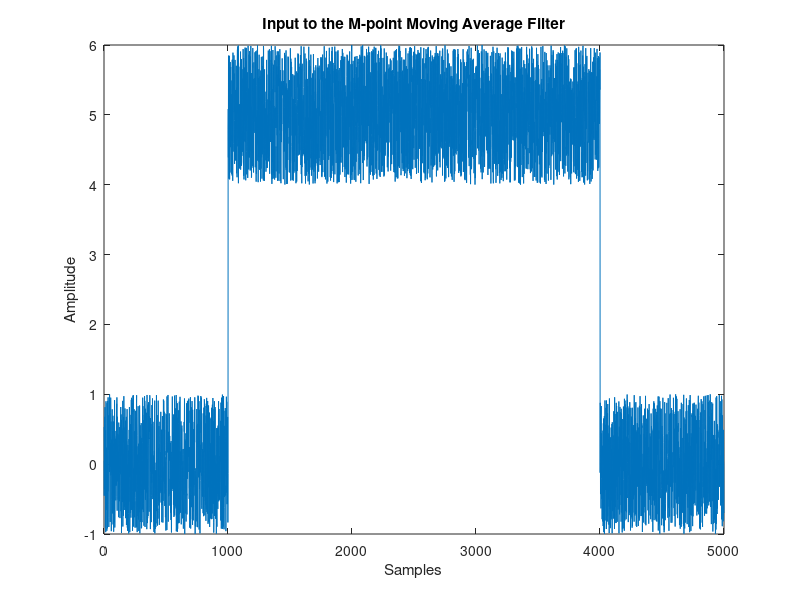
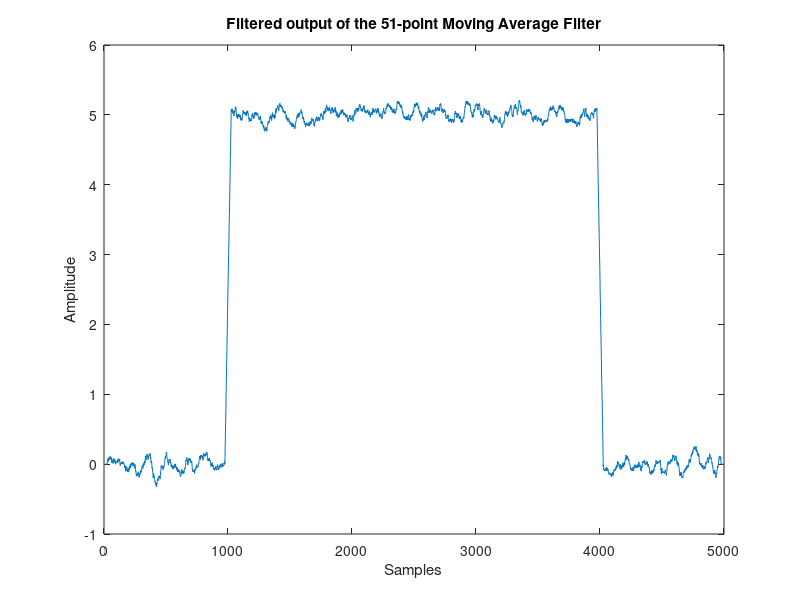
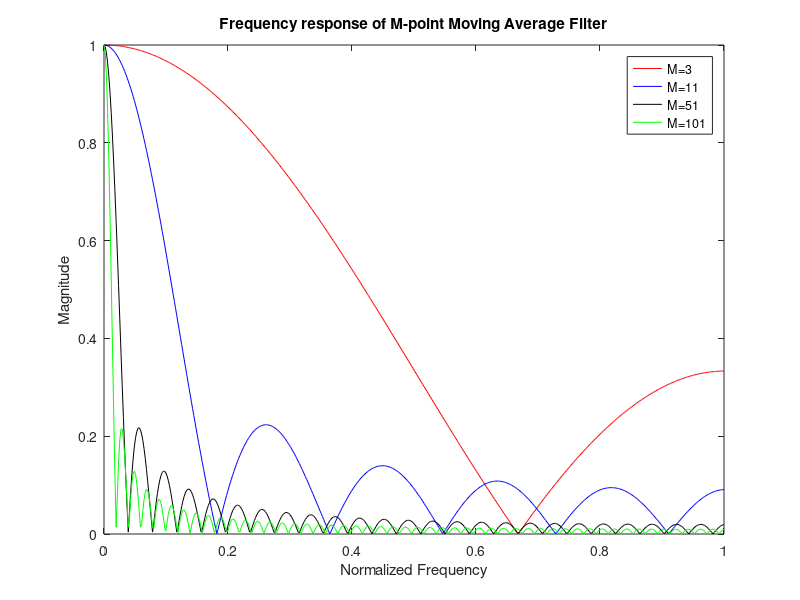

Recreate these plots in MATLAB, in order.
% moving average filter.m
% The M must be an odd number in order to realize the filter,

M=51; % Number of taps/points in the MA filter

data = [zeros(1,1000), 5*ones(1,3000),zeros(1,1000)]; % 5000 points 
    % sample data
noise = 2*rand(1,5000) - 1;
x = data + noise; % adding noise to data

% Plot the input

figure;
plot(x);
xlabel('Samples');
ylabel('Amplitude');
title('Input to the M-point Moving Average Filter');

% Compute the output response of the given moving average filter
figure;
y=zeros(1,5000);
for i=(M-1)/2+1:length(data)-(M-1)/2
    y(i)=0;
    for k=-(M-1)/2:(M-1)/2
        y(i)=y(i)+x(i+k);
    end
    y(i)=y(i)/M;
end
plot(y);
xlabel('Samples');
ylabel('Amplitude');
title(['Filtered output of the ',num2str(M),'-point Moving Average Filter']);

% Frequency response for varous filter length
colors = ['r', 'b', 'k', 'g']; % to plot in differnt colors
colorIndex = 1;

figure;
M = [3,11,51, 101];
for i=M
    b=repmat(1/i,1,i);
    a=1; % since this is a FIR filter a=1 and b=[1/M, 1/M, 1/M,... repeated
        % M times]
    [h,w] = freqz(b,a); % using the Freqz function to get the frequenc resp
    h=abs(h);
    w=w/max(w);
    plot(w,h,colors(colorIndex)); % Plotting the response
    colorIndex = colorIndex + 1;
    hold on;
end
hold off;

legend('M=3','M=11', 'M=51', 'M=101');
xlabel('Normalized Frequency');
ylabel('Magnitude');
title('Frequency response of M-point Moving Average Filter');
